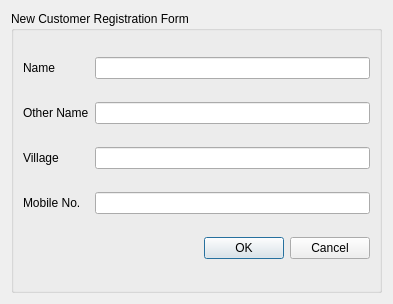
<?xml version="1.0" encoding="UTF-8"?>
<ui version="4.0">
 <class>NewUserReg</class>
 <widget class="QDialog" name="NewUserReg">
  <property name="geometry">
   <rect>
    <x>0</x>
    <y>0</y>
    <width>393</width>
    <height>304</height>
   </rect>
  </property>
  <property name="windowTitle">
   <string>Dialog</string>
  </property>
  <layout class="QVBoxLayout" name="verticalLayout">
   <item>
    <widget class="QGroupBox" name="groupBox">
     <property name="title">
      <string>New Customer Registration Form  </string>
     </property>
     <layout class="QGridLayout" name="gridLayout_2">
      <item row="3" column="1">
       <widget class="QLineEdit" name="leMobileNo">
        <property name="inputMask">
         <string/>
        </property>
       </widget>
      </item>
      <item row="0" column="1">
       <widget class="QLineEdit" name="leName"/>
      </item>
      <item row="1" column="1">
       <widget class="QLineEdit" name="leOtherName"/>
      </item>
      <item row="2" column="0">
       <widget class="QLabel" name="lVillage">
        <property name="text">
         <string>Village</string>
        </property>
       </widget>
      </item>
      <item row="1" column="0">
       <widget class="QLabel" name="lOtherName">
        <property name="text">
         <string>Other Name</string>
        </property>
       </widget>
      </item>
      <item row="0" column="0">
       <widget class="QLabel" name="lName">
        <property name="text">
         <string>Name</string>
        </property>
       </widget>
      </item>
      <item row="2" column="1">
       <widget class="QLineEdit" name="leVillage"/>
      </item>
      <item row="6" column="0" colspan="2">
       <widget class="QDialogButtonBox" name="buttonBox">
        <property name="orientation">
         <enum>Qt::Horizontal</enum>
        </property>
        <property name="standardButtons">
         <set>QDialogButtonBox::Cancel|QDialogButtonBox::Ok</set>
        </property>
       </widget>
      </item>
      <item row="3" column="0">
       <widget class="QLabel" name="lMobileNo">
        <property name="text">
         <string>Mobile No.</string>
        </property>
       </widget>
      </item>
     </layout>
    </widget>
   </item>
  </layout>
 </widget>
 <resources/>
 <connections>
  <connection>
   <sender>buttonBox</sender>
   <signal>accepted()</signal>
   <receiver>NewUserReg</receiver>
   <slot>accept()</slot>
   <hints>
    <hint type="sourcelabel">
     <x>248</x>
     <y>254</y>
    </hint>
    <hint type="destinationlabel">
     <x>157</x>
     <y>274</y>
    </hint>
   </hints>
  </connection>
  <connection>
   <sender>buttonBox</sender>
   <signal>rejected()</signal>
   <receiver>NewUserReg</receiver>
   <slot>reject()</slot>
   <hints>
    <hint type="sourcelabel">
     <x>316</x>
     <y>260</y>
    </hint>
    <hint type="destinationlabel">
     <x>286</x>
     <y>274</y>
    </hint>
   </hints>
  </connection>
 </connections>
</ui>
